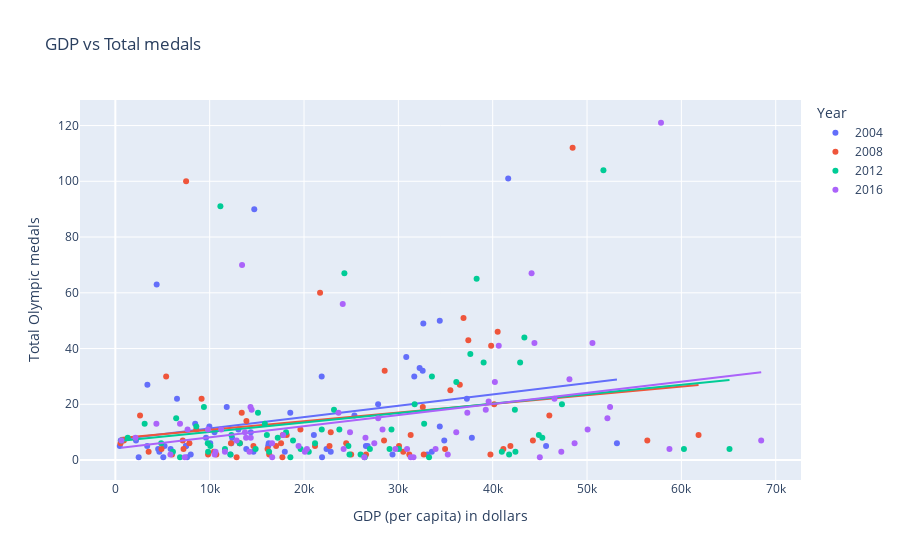
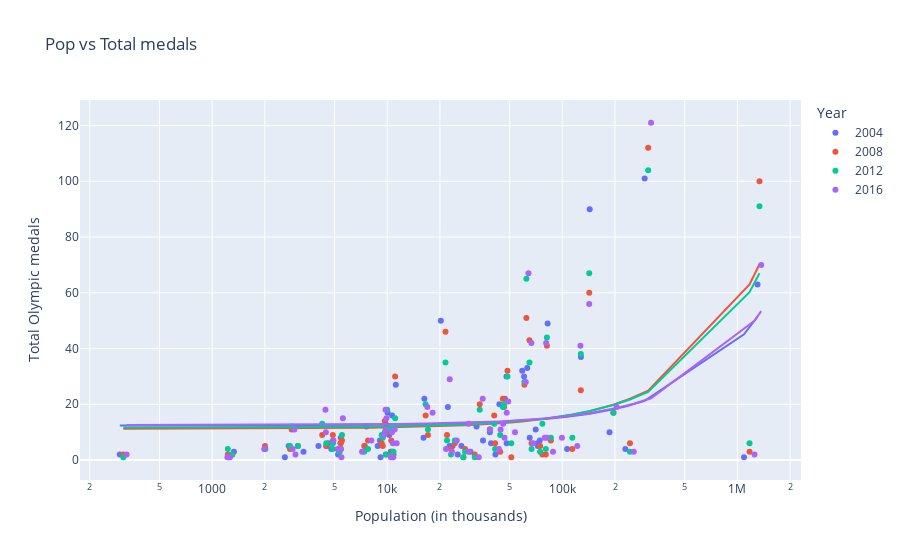

The notebook cell saved with these charts, in order:
### Code cell
medals_plot(od, "GDP", "Total")
medals_plot(od, "Pop", "Total")

### Figure 1 — Plotly figure (JSON) as saved in the notebook; plotly's stock layout.template omitted (floating-point values rounded to 4 significant figures)
{"data": [{"customdata": [["Argentina", "2004"], ["Australia", "2004"], ["Azerbaijan", "2004"], ["Bahamas", "2004"], ["Belarus", "2004"], ["Belgium", "2004"], ["Brazil", "2004"], ["Bulgaria", "2004"], ["Canada", "2004"], ["China", "2004"], ["Chinese Taipei", "2004"], ["Colombia", "2004"], ["Croatia", "2004"], ["Cuba", "2004"], ["Czech Republic", "2004"], ["Denmark", "2004"], ["Dominican Republic", "2004"], ["Egypt", "2004"], ["Estonia", "2004"], ["Ethiopia", "2004"], ["Finland", "2004"], ["France", "2004"], ["Georgia", "2004"], ["Germany", "2004"], ["Great Britain", "2004"], ["Greece", "2004"], ["Hungary", "2004"], ["India", "2004"], ["Indonesia", "2004"], ["Iran", "2004"], ["Italy", "2004"], ["Jamaica", "2004"], ["Japan", "2004"], ["Kazakhstan", "2004"], ["Kenya", "2004"], ["Lithuania", "2004"], ["Mexico", "2004"], ["Mongolia", "2004"], ["Morocco", "2004"], ["Netherlands", "2004"], ["New Zealand", "2004"], ["North Korea", "2004"], ["Norway", "2004"], ["Poland", "2004"], ["Portugal", "2004"], ["Romania", "2004"], ["Russia", "2004"], ["Slovakia", "2004"], ["Slovenia", "2004"], ["South Africa", "2004"], ["South Korea", "2004"], ["Spain", "2004"], ["Sweden", "2004"], ["Switzerland", "2004"], ["Thailand", "2004"], ["Trinidad and Tobago", "2004"], ["Turkey", "2004"], ["Ukraine", "2004"], ["United States", "2004"], ["Uzbekistan", "2004"], ["Venezuela", "2004"]], "hovertemplate": "Year=%{customdata[1]}<br>GDP (per capita) in dollars=%{x}<br>Total Olympic medals=%{y}<br>Country=%{customdata[0]}<extra></extra>", "legendgroup": "2004", "marker": {"color": "#636efa", "symbol": "circle"}, "mode": "markers", "name": "2004", "orientation": "v", "showlegend": true, "type": "scatter", "x": [12303, 34390, 5220, 29379, 8463, 33545, 10514, 9965, 34390, 4381, 26562, 7990, 16203, 3399, 21045, 37792, 7608, 7484, 17965, 571, 33076, 32255, 4539, 32645, 31688, 25345, 18544, 2474, 5859, 13190, 32577, 7488, 30836, 12381, 2191, 14644, 13878, 5083, 4663, 37263, 26745, 473, 53167, 14358, 22832, 11808, 14728, 16258, 22385, 10058, 21872, 27856, 34868, 45660, 9611, 21910, 13045, 6536, 41642, 3374, 12194], "xaxis": "x", "y": [6, 50, 5, 2, 13, 3, 10, 12, 12, 63, 5, 2, 5, 27, 9, 8, 1, 5, 3, 7, 2, 33, 4, 49, 30, 16, 17, 1, 4, 6, 32, 5, 37, 8, 7, 3, 4, 1, 3, 22, 5, 5, 6, 10, 3, 19, 90, 6, 4, 6, 30, 20, 7, 5, 8, 1, 11, 22, 101, 5, 2], "yaxis": "y"}, {"hovertemplate": "<b>OLS trendline</b><br>Total = 0.00040767 * GDP + 7.22842<br>R<sup>2</sup>=0.067950<br><br>Year=2004<br>GDP (per capita) in dollars=%{x}<br>Total Olympic medals=%{y} <b>(trend)</b><extra></extra>", "legendgroup": "2004", "marker": {"color": "#636efa", "symbol": "circle"}, "mode": "lines", "name": "2004", "showlegend": false, "type": "scatter", "x": [473, 571, 2191, 2474, 3374, 3399, 4381, 4539, 4663, 5083, 5220, 5859, 6536, 7484, 7488, 7608, 7990, 8463, 9611, 9965, 10058, 10514, 11808, 12194, 12303, 12381, 13045, 13190, 13878, 14358, 14644, 14728, 16203, 16258, 17965, 18544, 21045, 21872, 21910, 22385, 22832, 25345, 26562, 26745, 27856, 29379, 30836, 31688, 32255, 32577, 32645, 33076, 33545, 34390, 34390, 34868, 37263, 37792, 41642, 45660, 53167], "xaxis": "x", "y": [7.421, 7.461, 8.122, 8.237, 8.604, 8.614, 9.014, 9.079, 9.129, 9.301, 9.356, 9.617, 9.893, 10.28, 10.28, 10.33, 10.49, 10.68, 11.15, 11.29, 11.33, 11.51, 12.04, 12.2, 12.24, 12.28, 12.55, 12.61, 12.89, 13.08, 13.2, 13.23, 13.83, 13.86, 14.55, 14.79, 15.81, 16.14, 16.16, 16.35, 16.54, 17.56, 18.06, 18.13, 18.58, 19.21, 19.8, 20.15, 20.38, 20.51, 20.54, 20.71, 20.9, 21.25, 21.25, 21.44, 22.42, 22.64, 24.2, 25.84, 28.9], "yaxis": "y"}, {"customdata": [["Argentina", "2008"], ["Australia", "2008"], ["Azerbaijan", "2008"], ["Bahamas", "2008"], ["Belarus", "2008"], ["Belgium", "2008"], ["Brazil", "2008"], ["Bulgaria", "2008"], ["Canada", "2008"], ["China", "2008"], ["Chinese Taipei", "2008"], ["Colombia", "2008"], ["Croatia", "2008"], ["Cuba", "2008"], ["Czech Republic", "2008"], ["Denmark", "2008"], ["Dominican Republic", "2008"], ["Egypt", "2008"], ["Estonia", "2008"], ["Ethiopia", "2008"], ["Finland", "2008"], ["France", "2008"], ["Georgia", "2008"], ["Germany", "2008"], ["Great Britain", "2008"], ["Greece", "2008"], ["Hungary", "2008"], ["India", "2008"], ["Indonesia", "2008"], ["Iran", "2008"], ["Italy", "2008"], ["Jamaica", "2008"], ["Japan", "2008"], ["Kazakhstan", "2008"], ["Kenya", "2008"], ["Lithuania", "2008"], ["Mexico", "2008"], ["Mongolia", "2008"], ["Morocco", "2008"], ["Netherlands", "2008"], ["New Zealand", "2008"], ["North Korea", "2008"], ["Norway", "2008"], ["Poland", "2008"], ["Portugal", "2008"], ["Romania", "2008"], ["Russia", "2008"], ["Slovakia", "2008"], ["Slovenia", "2008"], ["South Africa", "2008"], ["South Korea", "2008"], ["Spain", "2008"], ["Sweden", "2008"], ["Switzerland", "2008"], ["Thailand", "2008"], ["Trinidad and Tobago", "2008"], ["Turkey", "2008"], ["Ukraine", "2008"], ["United States", "2008"], ["Uzbekistan", "2008"], ["Venezuela", "2008"]], "hovertemplate": "Year=%{customdata[1]}<br>GDP (per capita) in dollars=%{x}<br>Total Olympic medals=%{y}<br>Country=%{customdata[0]}<extra></extra>", "legendgroup": "2008", "marker": {"color": "#EF553B", "symbol": "circle"}, "mode": "markers", "name": "2008", "orientation": "v", "showlegend": true, "type": "scatter", "x": [17567, 40527, 13189, 32690, 13894, 39760, 13397, 14638, 40159, 7501, 34952, 10454, 21165, 5386, 28482, 44261, 10704, 9831, 24997, 904, 41130, 37416, 7147, 39835, 36905, 30519, 22834, 3529, 7850, 16309, 36514, 8581, 35512, 17754, 2618, 22704, 16134, 7227, 6008, 46004, 31304, 551, 61820, 19620, 26573, 18164, 21700, 24471, 30070, 12854, 28550, 32590, 41877, 56389, 12256, 31159, 17042, 9143, 48471, 4894, 17706], "xaxis": "x", "y": [6, 46, 6, 2, 14, 2, 17, 5, 20, 100, 4, 3, 5, 30, 7, 7, 2, 2, 2, 7, 4, 43, 7, 41, 51, 3, 10, 3, 6, 2, 27, 11, 25, 9, 16, 5, 4, 4, 2, 16, 9, 6, 9, 11, 2, 9, 60, 6, 5, 1, 32, 19, 5, 7, 6, 2, 5, 22, 112, 4, 1], "yaxis": "y"}, {"hovertemplate": "<b>OLS trendline</b><br>Total = 0.000310719 * GDP + 7.69809<br>R<sup>2</sup>=0.044713<br><br>Year=2008<br>GDP (per capita) in dollars=%{x}<br>Total Olympic medals=%{y} <b>(trend)</b><extra></extra>", "legendgroup": "2008", "marker": {"color": "#EF553B", "symbol": "circle"}, "mode": "lines", "name": "2008", "showlegend": false, "type": "scatter", "x": [551, 904, 2618, 3529, 4894, 5386, 6008, 7147, 7227, 7501, 7850, 8581, 9143, 9831, 10454, 10704, 12256, 12854, 13189, 13397, 13894, 14638, 16134, 16309, 17042, 17567, 17706, 17754, 18164, 19620, 21165, 21700, 22704, 22834, 24471, 24997, 26573, 28482, 28550, 30070, 30519, 31159, 31304, 32590, 32690, 34952, 35512, 36514, 36905, 37416, 39760, 39835, 40159, 40527, 41130, 41877, 44261, 46004, 48471, 56389, 61820], "xaxis": "x", "y": [7.869, 7.979, 8.512, 8.795, 9.219, 9.372, 9.565, 9.919, 9.944, 10.03, 10.14, 10.36, 10.54, 10.75, 10.95, 11.02, 11.51, 11.69, 11.8, 11.86, 12.02, 12.25, 12.71, 12.77, 12.99, 13.16, 13.2, 13.21, 13.34, 13.79, 14.27, 14.44, 14.75, 14.79, 15.3, 15.47, 15.95, 16.55, 16.57, 17.04, 17.18, 17.38, 17.42, 17.82, 17.86, 18.56, 18.73, 19.04, 19.17, 19.32, 20.05, 20.08, 20.18, 20.29, 20.48, 20.71, 21.45, 21.99, 22.76, 25.22, 26.91], "yaxis": "y"}, {"customdata": [["Argentina", "2012"], ["Australia", "2012"], ["Azerbaijan", "2012"], ["Bahamas", "2012"], ["Belarus", "2012"], ["Belgium", "2012"], ["Brazil", "2012"], ["Bulgaria", "2012"], ["Canada", "2012"], ["China", "2012"], ["Chinese Taipei", "2012"], ["Colombia", "2012"], ["Croatia", "2012"], ["Cuba", "2012"], ["Czech Republic", "2012"], ["Denmark", "2012"], ["Dominican Republic", "2012"], ["Egypt", "2012"], ["Estonia", "2012"], ["Ethiopia", "2012"], ["Finland", "2012"], ["France", "2012"], ["Georgia", "2012"], ["Germany", "2012"], ["Great Britain", "2012"], ["Greece", "2012"], ["Hungary", "2012"], ["India", "2012"], ["Indonesia", "2012"], ["Iran", "2012"], ["Italy", "2012"], ["Jamaica", "2012"], ["Japan", "2012"], ["Kazakhstan", "2012"], ["Kenya", "2012"], ["Lithuania", "2012"], ["Mexico", "2012"], ["Mongolia", "2012"], ["Morocco", "2012"], ["Netherlands", "2012"], ["New Zealand", "2012"], ["North Korea", "2012"], ["Norway", "2012"], ["Poland", "2012"], ["Portugal", "2012"], ["Romania", "2012"], ["Russia", "2012"], ["Slovakia", "2012"], ["Slovenia", "2012"], ["South Africa", "2012"], ["South Korea", "2012"], ["Spain", "2012"], ["Sweden", "2012"], ["Switzerland", "2012"], ["Thailand", "2012"], ["Trinidad and Tobago", "2012"], ["Turkey", "2012"], ["Ukraine", "2012"], ["United States", "2012"], ["Uzbekistan", "2012"], ["Venezuela", "2012"]], "hovertemplate": "Year=%{customdata[1]}<br>GDP (per capita) in dollars=%{x}<br>Total Olympic medals=%{y}<br>Country=%{customdata[0]}<extra></extra>", "legendgroup": "2012", "marker": {"color": "#00cc96", "symbol": "circle"}, "mode": "markers", "name": "2012", "orientation": "v", "showlegend": true, "type": "scatter", "x": [19641, 42906, 16063, 33252, 18097, 42409, 15120, 16295, 42351, 11137, 41741, 12306, 21167, 6448, 29270, 44893, 12208, 11620, 25996, 1315, 40969, 39037, 9799, 43359, 38297, 24819, 23179, 4861, 9834, 15846, 36143, 8586, 37629, 21878, 3107, 24704, 17213, 10074, 6857, 47342, 32734, 643, 65101, 23745, 26438, 18834, 24279, 26983, 29066, 13191, 33557, 31725, 45259, 60273, 14871, 30063, 20504, 9389, 51737, 6107, 18553], "xaxis": "x", "y": [4, 35, 9, 1, 10, 3, 17, 3, 18, 91, 2, 9, 6, 15, 11, 9, 2, 4, 2, 8, 3, 35, 6, 44, 65, 2, 18, 6, 3, 13, 28, 12, 38, 11, 13, 5, 8, 5, 1, 20, 13, 7, 4, 11, 1, 7, 67, 4, 4, 6, 30, 20, 8, 4, 4, 4, 3, 19, 104, 3, 1], "yaxis": "y"}, {"hovertemplate": "<b>OLS trendline</b><br>Total = 0.000338649 * GDP + 6.67808<br>R<sup>2</sup>=0.059662<br><br>Year=2012<br>GDP (per capita) in dollars=%{x}<br>Total Olympic medals=%{y} <b>(trend)</b><extra></extra>", "legendgroup": "2012", "marker": {"color": "#00cc96", "symbol": "circle"}, "mode": "lines", "name": "2012", "showlegend": false, "type": "scatter", "x": [643, 1315, 3107, 4861, 6107, 6448, 6857, 8586, 9389, 9799, 9834, 10074, 11137, 11620, 12208, 12306, 13191, 14871, 15120, 15846, 16063, 16295, 17213, 18097, 18553, 18834, 19641, 20504, 21167, 21878, 23179, 23745, 24279, 24704, 24819, 25996, 26438, 26983, 29066, 29270, 30063, 31725, 32734, 33252, 33557, 36143, 37629, 38297, 39037, 40969, 41741, 42351, 42409, 42906, 43359, 44893, 45259, 47342, 51737, 60273, 65101], "xaxis": "x", "y": [6.896, 7.123, 7.73, 8.324, 8.746, 8.862, 9.0, 9.586, 9.858, 9.996, 10.01, 10.09, 10.45, 10.61, 10.81, 10.85, 11.15, 11.71, 11.8, 12.04, 12.12, 12.2, 12.51, 12.81, 12.96, 13.06, 13.33, 13.62, 13.85, 14.09, 14.53, 14.72, 14.9, 15.04, 15.08, 15.48, 15.63, 15.82, 16.52, 16.59, 16.86, 17.42, 17.76, 17.94, 18.04, 18.92, 19.42, 19.65, 19.9, 20.55, 20.81, 21.02, 21.04, 21.21, 21.36, 21.88, 22.0, 22.71, 24.2, 27.09, 28.72], "yaxis": "y"}, {"customdata": [["Argentina", "2016"], ["Australia", "2016"], ["Azerbaijan", "2016"], ["Bahamas", "2016"], ["Belarus", "2016"], ["Belgium", "2016"], ["Brazil", "2016"], ["Bulgaria", "2016"], ["Canada", "2016"], ["China", "2016"], ["Chinese Taipei", "2016"], ["Colombia", "2016"], ["Croatia", "2016"], ["Cuba", "2016"], ["Czech Republic", "2016"], ["Denmark", "2016"], ["Dominican Republic", "2016"], ["Egypt", "2016"], ["Estonia", "2016"], ["Ethiopia", "2016"], ["Finland", "2016"], ["France", "2016"], ["Georgia", "2016"], ["Germany", "2016"], ["Great Britain", "2016"], ["Greece", "2016"], ["Hungary", "2016"], ["India", "2016"], ["Indonesia", "2016"], ["Iran", "2016"], ["Italy", "2016"], ["Jamaica", "2016"], ["Japan", "2016"], ["Kazakhstan", "2016"], ["Kenya", "2016"], ["Lithuania", "2016"], ["Mexico", "2016"], ["Mongolia", "2016"], ["Morocco", "2016"], ["Netherlands", "2016"], ["New Zealand", "2016"], ["North Korea", "2016"], ["Norway", "2016"], ["Poland", "2016"], ["Portugal", "2016"], ["Romania", "2016"], ["Russia", "2016"], ["Slovakia", "2016"], ["Slovenia", "2016"], ["South Africa", "2016"], ["South Korea", "2016"], ["Spain", "2016"], ["Sweden", "2016"], ["Switzerland", "2016"], ["Thailand", "2016"], ["Trinidad and Tobago", "2016"], ["Turkey", "2016"], ["Ukraine", "2016"], ["United States", "2016"], ["Uzbekistan", "2016"], ["Venezuela", "2016"]], "hovertemplate": "Year=%{customdata[1]}<br>GDP (per capita) in dollars=%{x}<br>Total Olympic medals=%{y}<br>Country=%{customdata[0]}<extra></extra>", "legendgroup": "2016", "marker": {"color": "#ab63fa", "symbol": "circle"}, "mode": "markers", "name": "2016", "orientation": "v", "showlegend": true, "type": "scatter", "x": [20308, 48135, 14448, 35239, 17787, 48680, 14326, 20091, 46554, 13432, 47272, 14352, 24876, 7657, 36137, 52160, 16626, 11616, 31310, 2134, 44995, 44422, 12855, 50575, 44121, 27449, 27863, 5840, 10619, 13855, 40231, 9818, 40641, 23654, 4353, 30922, 19422, 10524, 7356, 52441, 39266, 642, 58736, 28321, 31604, 24197, 24104, 29681, 33947, 13738, 39567, 37310, 50062, 68461, 16616, 26390, 26514, 11216, 57840, 6856, 14213], "xaxis": "x", "y": [4, 29, 18, 2, 9, 6, 19, 3, 22, 70, 3, 8, 10, 11, 10, 15, 1, 3, 1, 8, 1, 42, 7, 42, 67, 6, 15, 2, 3, 8, 28, 11, 41, 17, 13, 4, 5, 2, 1, 19, 18, 7, 4, 11, 1, 4, 56, 4, 4, 10, 21, 17, 11, 7, 6, 1, 8, 11, 121, 13, 3], "yaxis": "y"}, {"hovertemplate": "<b>OLS trendline</b><br>Total = 0.00039935 * GDP + 4.12041<br>R<sup>2</sup>=0.102632<br><br>Year=2016<br>GDP (per capita) in dollars=%{x}<br>Total Olympic medals=%{y} <b>(trend)</b><extra></extra>", "legendgroup": "2016", "marker": {"color": "#ab63fa", "symbol": "circle"}, "mode": "lines", "name": "2016", "showlegend": false, "type": "scatter", "x": [642, 2134, 4353, 5840, 6856, 7356, 7657, 9818, 10524, 10619, 11216, 11616, 12855, 13432, 13738, 13855, 14213, 14326, 14352, 14448, 16616, 16626, 17787, 19422, 20091, 20308, 23654, 24104, 24197, 24876, 26390, 26514, 27449, 27863, 28321, 29681, 30922, 31310, 31604, 33947, 35239, 36137, 37310, 39266, 39567, 40231, 40641, 44121, 44422, 44995, 46554, 47272, 48135, 48680, 50062, 50575, 52160, 52441, 57840, 58736, 68461], "xaxis": "x", "y": [4.377, 4.973, 5.859, 6.453, 6.858, 7.058, 7.178, 8.041, 8.323, 8.361, 8.6, 8.759, 9.254, 9.484, 9.607, 9.653, 9.796, 9.841, 9.852, 9.89, 10.76, 10.76, 11.22, 11.88, 12.14, 12.23, 13.57, 13.75, 13.78, 14.05, 14.66, 14.71, 15.08, 15.25, 15.43, 15.97, 16.47, 16.62, 16.74, 17.68, 18.19, 18.55, 19.02, 19.8, 19.92, 20.19, 20.35, 21.74, 21.86, 22.09, 22.71, 23.0, 23.34, 23.56, 24.11, 24.32, 24.95, 25.06, 27.22, 27.58, 31.46], "yaxis": "y"}], "layout": {"legend": {"title": {"text": "Year"}, "tracegroupgap": 0}, "title": {"text": "GDP vs Total medals"}, "xaxis": {"anchor": "y", "domain": [0, 1], "title": {"text": "GDP (per capita) in dollars"}}, "yaxis": {"anchor": "x", "domain": [0, 1], "title": {"text": "Total Olympic medals"}}}}

### Figure 2 — Plotly figure (JSON) as saved in the notebook; plotly's stock layout.template omitted (floating-point values rounded to 4 significant figures)
{"data": [{"customdata": [["Argentina", "2004"], ["Australia", "2004"], ["Azerbaijan", "2004"], ["Bahamas", "2004"], ["Belarus", "2004"], ["Belgium", "2004"], ["Brazil", "2004"], ["Bulgaria", "2004"], ["Canada", "2004"], ["China", "2004"], ["Chinese Taipei", "2004"], ["Colombia", "2004"], ["Croatia", "2004"], ["Cuba", "2004"], ["Czech Republic", "2004"], ["Denmark", "2004"], ["Dominican Republic", "2004"], ["Egypt", "2004"], ["Estonia", "2004"], ["Ethiopia", "2004"], ["Finland", "2004"], ["France", "2004"], ["Georgia", "2004"], ["Germany", "2004"], ["Great Britain", "2004"], ["Greece", "2004"], ["Hungary", "2004"], ["India", "2004"], ["Indonesia", "2004"], ["Iran", "2004"], ["Italy", "2004"], ["Jamaica", "2004"], ["Japan", "2004"], ["Kazakhstan", "2004"], ["Kenya", "2004"], ["Lithuania", "2004"], ["Mexico", "2004"], ["Mongolia", "2004"], ["Morocco", "2004"], ["Netherlands", "2004"], ["New Zealand", "2004"], ["North Korea", "2004"], ["Norway", "2004"], ["Poland", "2004"], ["Portugal", "2004"], ["Romania", "2004"], ["Russia", "2004"], ["Slovakia", "2004"], ["Slovenia", "2004"], ["South Africa", "2004"], ["South Korea", "2004"], ["Spain", "2004"], ["Sweden", "2004"], ["Switzerland", "2004"], ["Thailand", "2004"], ["Trinidad and Tobago", "2004"], ["Turkey", "2004"], ["Ukraine", "2004"], ["United States", "2004"], ["Uzbekistan", "2004"], ["Venezuela", "2004"]], "hovertemplate": "Year=%{customdata[1]}<br>Population (in thousands)=%{x}<br>Total Olympic medals=%{y}<br>Country=%{customdata[0]}<extra></extra>", "legendgroup": "2004", "marker": {"color": "#636efa", "symbol": "circle"}, "mode": "markers", "name": "2004", "orientation": "v", "showlegend": true, "type": "scatter", "x": [39182, 20233, 8826, 297, 9807, 10470, 186021, 7612, 32387, 1302285, 22728, 41488, 4496, 11199, 10267, 5433, 9165, 72544, 1332, 74355, 5239, 63060, 4791, 82440, 60488, 10669, 10058, 1090974, 229245, 72283, 59038, 2737, 127716, 16123, 35247, 3327, 106577, 2603, 29901, 16300, 4049, 23621, 4625, 38557, 10567, 22198, 143320, 5408, 2012, 48105, 48006, 43705, 9083, 7449, 65113, 1237, 70465, 47003, 295517, 26540, 25270], "xaxis": "x", "y": [6, 50, 5, 2, 13, 3, 10, 12, 12, 63, 5, 2, 5, 27, 9, 8, 1, 5, 3, 7, 2, 33, 4, 49, 30, 16, 17, 1, 4, 6, 32, 5, 37, 8, 7, 3, 4, 1, 3, 22, 5, 5, 6, 10, 3, 19, 90, 6, 4, 6, 30, 20, 7, 5, 8, 1, 11, 22, 101, 5, 2], "yaxis": "y"}, {"hovertemplate": "<b>OLS trendline</b><br>Total = 3.00302e-05 * Pop + 12.3382<br>R<sup>2</sup>=0.104963<br><br>Year=2004<br>Population (in thousands)=%{x}<br>Total Olympic medals=%{y} <b>(trend)</b><extra></extra>", "legendgroup": "2004", "marker": {"color": "#636efa", "symbol": "circle"}, "mode": "lines", "name": "2004", "showlegend": false, "type": "scatter", "x": [297, 1237, 1332, 2012, 2603, 2737, 3327, 4049, 4496, 4625, 4791, 5239, 5408, 5433, 7449, 7612, 8826, 9083, 9165, 9807, 10058, 10267, 10470, 10567, 10669, 11199, 16123, 16300, 20233, 22198, 22728, 23621, 25270, 26540, 29901, 32387, 35247, 38557, 39182, 41488, 43705, 47003, 48006, 48105, 59038, 60488, 63060, 65113, 70465, 72283, 72544, 74355, 82440, 106577, 127716, 143320, 186021, 229245, 295517, 1090974, 1302285], "xaxis": "x", "y": [12.35, 12.38, 12.38, 12.4, 12.42, 12.42, 12.44, 12.46, 12.47, 12.48, 12.48, 12.5, 12.5, 12.5, 12.56, 12.57, 12.6, 12.61, 12.61, 12.63, 12.64, 12.65, 12.65, 12.66, 12.66, 12.67, 12.82, 12.83, 12.95, 13.0, 13.02, 13.05, 13.1, 13.14, 13.24, 13.31, 13.4, 13.5, 13.51, 13.58, 13.65, 13.75, 13.78, 13.78, 14.11, 14.15, 14.23, 14.29, 14.45, 14.51, 14.52, 14.57, 14.81, 15.54, 16.17, 16.64, 17.92, 19.22, 21.21, 45.1, 51.45], "yaxis": "y"}, {"customdata": [["Argentina", "2008"], ["Australia", "2008"], ["Azerbaijan", "2008"], ["Bahamas", "2008"], ["Belarus", "2008"], ["Belgium", "2008"], ["Brazil", "2008"], ["Bulgaria", "2008"], ["Canada", "2008"], ["China", "2008"], ["Chinese Taipei", "2008"], ["Colombia", "2008"], ["Croatia", "2008"], ["Cuba", "2008"], ["Czech Republic", "2008"], ["Denmark", "2008"], ["Dominican Republic", "2008"], ["Egypt", "2008"], ["Estonia", "2008"], ["Ethiopia", "2008"], ["Finland", "2008"], ["France", "2008"], ["Georgia", "2008"], ["Germany", "2008"], ["Great Britain", "2008"], ["Greece", "2008"], ["Hungary", "2008"], ["India", "2008"], ["Indonesia", "2008"], ["Iran", "2008"], ["Italy", "2008"], ["Jamaica", "2008"], ["Japan", "2008"], ["Kazakhstan", "2008"], ["Kenya", "2008"], ["Lithuania", "2008"], ["Mexico", "2008"], ["Mongolia", "2008"], ["Morocco", "2008"], ["Netherlands", "2008"], ["New Zealand", "2008"], ["North Korea", "2008"], ["Norway", "2008"], ["Poland", "2008"], ["Portugal", "2008"], ["Romania", "2008"], ["Russia", "2008"], ["Slovakia", "2008"], ["Slovenia", "2008"], ["South Africa", "2008"], ["South Korea", "2008"], ["Spain", "2008"], ["Sweden", "2008"], ["Switzerland", "2008"], ["Thailand", "2008"], ["Trinidad and Tobago", "2008"], ["Turkey", "2008"], ["Ukraine", "2008"], ["United States", "2008"], ["Uzbekistan", "2008"], ["Venezuela", "2008"]], "hovertemplate": "Year=%{customdata[1]}<br>Population (in thousands)=%{x}<br>Total Olympic medals=%{y}<br>Country=%{customdata[0]}<extra></extra>", "legendgroup": "2008", "marker": {"color": "#EF553B", "symbol": "circle"}, "mode": "markers", "name": "2008", "orientation": "v", "showlegend": true, "type": "scatter", "x": [41344, 21516, 9302, 311, 9681, 10866, 195835, 7392, 33760, 1336681, 23127, 44206, 4487, 11099, 10551, 5516, 9824, 80472, 1303, 86043, 5355, 64941, 4903, 81645, 62349, 10750, 9993, 1173109, 243423, 76924, 60749, 2848, 127580, 17085, 40844, 3089, 114062, 2784, 31628, 16574, 4253, 24326, 4892, 38617, 10736, 21960, 142527, 5427, 2004, 51123, 48637, 46506, 9433, 7770, 66721, 1229, 74687, 45769, 309348, 27866, 27224], "xaxis": "x", "y": [6, 46, 6, 2, 14, 2, 17, 5, 20, 100, 4, 3, 5, 30, 7, 7, 2, 2, 2, 7, 4, 43, 7, 41, 51, 3, 10, 3, 6, 2, 27, 11, 25, 9, 16, 5, 4, 4, 2, 16, 9, 6, 9, 11, 2, 9, 60, 6, 5, 1, 32, 19, 5, 7, 6, 2, 5, 22, 112, 4, 1], "yaxis": "y"}, {"hovertemplate": "<b>OLS trendline</b><br>Total = 4.41282e-05 * Pop + 11.2375<br>R<sup>2</sup>=0.214248<br><br>Year=2008<br>Population (in thousands)=%{x}<br>Total Olympic medals=%{y} <b>(trend)</b><extra></extra>", "legendgroup": "2008", "marker": {"color": "#EF553B", "symbol": "circle"}, "mode": "lines", "name": "2008", "showlegend": false, "type": "scatter", "x": [311, 1229, 1303, 2004, 2784, 2848, 3089, 4253, 4487, 4892, 4903, 5355, 5427, 5516, 7392, 7770, 9302, 9433, 9681, 9824, 9993, 10551, 10736, 10750, 10866, 11099, 16574, 17085, 21516, 21960, 23127, 24326, 27224, 27866, 31628, 33760, 38617, 40844, 41344, 44206, 45769, 46506, 48637, 51123, 60749, 62349, 64941, 66721, 74687, 76924, 80472, 81645, 86043, 114062, 127580, 142527, 195835, 243423, 309348, 1173109, 1336681], "xaxis": "x", "y": [11.25, 11.29, 11.3, 11.33, 11.36, 11.36, 11.37, 11.43, 11.44, 11.45, 11.45, 11.47, 11.48, 11.48, 11.56, 11.58, 11.65, 11.65, 11.66, 11.67, 11.68, 11.7, 11.71, 11.71, 11.72, 11.73, 11.97, 11.99, 12.19, 12.21, 12.26, 12.31, 12.44, 12.47, 12.63, 12.73, 12.94, 13.04, 13.06, 13.19, 13.26, 13.29, 13.38, 13.49, 13.92, 13.99, 14.1, 14.18, 14.53, 14.63, 14.79, 14.84, 15.03, 16.27, 16.87, 17.53, 19.88, 21.98, 24.89, 63.0, 70.22], "yaxis": "y"}, {"customdata": [["Argentina", "2012"], ["Australia", "2012"], ["Azerbaijan", "2012"], ["Bahamas", "2012"], ["Belarus", "2012"], ["Belgium", "2012"], ["Brazil", "2012"], ["Bulgaria", "2012"], ["Canada", "2012"], ["China", "2012"], ["Chinese Taipei", "2012"], ["Colombia", "2012"], ["Croatia", "2012"], ["Cuba", "2012"], ["Czech Republic", "2012"], ["Denmark", "2012"], ["Dominican Republic", "2012"], ["Egypt", "2012"], ["Estonia", "2012"], ["Ethiopia", "2012"], ["Finland", "2012"], ["France", "2012"], ["Georgia", "2012"], ["Germany", "2012"], ["Great Britain", "2012"], ["Greece", "2012"], ["Hungary", "2012"], ["India", "2012"], ["Indonesia", "2012"], ["Iran", "2012"], ["Italy", "2012"], ["Jamaica", "2012"], ["Japan", "2012"], ["Kazakhstan", "2012"], ["Kenya", "2012"], ["Lithuania", "2012"], ["Mexico", "2012"], ["Mongolia", "2012"], ["Morocco", "2012"], ["Netherlands", "2012"], ["New Zealand", "2012"], ["North Korea", "2012"], ["Norway", "2012"], ["Poland", "2012"], ["Portugal", "2012"], ["Romania", "2012"], ["Russia", "2012"], ["Slovakia", "2012"], ["Slovenia", "2012"], ["South Africa", "2012"], ["South Korea", "2012"], ["Spain", "2012"], ["Sweden", "2012"], ["Switzerland", "2012"], ["Thailand", "2012"], ["Trinidad and Tobago", "2012"], ["Turkey", "2012"], ["Ukraine", "2012"], ["United States", "2012"], ["Uzbekistan", "2012"], ["Venezuela", "2012"]], "hovertemplate": "Year=%{customdata[1]}<br>Population (in thousands)=%{x}<br>Total Olympic medals=%{y}<br>Country=%{customdata[0]}<extra></extra>", "legendgroup": "2012", "marker": {"color": "#00cc96", "symbol": "circle"}, "mode": "markers", "name": "2012", "orientation": "v", "showlegend": true, "type": "scatter", "x": [41344, 21516, 9302, 311, 9681, 10866, 195835, 7392, 33760, 1336681, 23127, 44206, 4487, 11099, 10551, 5516, 9824, 80472, 1303, 86043, 5355, 64941, 4903, 81645, 62349, 10750, 9993, 1173109, 243423, 76924, 60749, 2848, 127580, 17085, 40844, 3089, 114062, 2784, 31628, 16574, 4253, 24326, 4892, 38617, 10736, 21960, 142527, 5427, 2004, 51123, 48637, 46506, 9433, 7770, 66721, 1229, 74687, 45769, 309348, 27866, 27224], "xaxis": "x", "y": [4, 35, 9, 1, 10, 3, 17, 3, 18, 91, 2, 9, 6, 15, 11, 9, 2, 4, 2, 8, 3, 35, 6, 44, 65, 2, 18, 6, 3, 13, 28, 12, 38, 11, 13, 5, 8, 5, 1, 20, 13, 7, 4, 11, 1, 7, 67, 4, 4, 6, 30, 20, 8, 4, 4, 4, 3, 19, 104, 3, 1], "yaxis": "y"}, {"hovertemplate": "<b>OLS trendline</b><br>Total = 4.14302e-05 * Pop + 11.6255<br>R<sup>2</sup>=0.203038<br><br>Year=2012<br>Population (in thousands)=%{x}<br>Total Olympic medals=%{y} <b>(trend)</b><extra></extra>", "legendgroup": "2012", "marker": {"color": "#00cc96", "symbol": "circle"}, "mode": "lines", "name": "2012", "showlegend": false, "type": "scatter", "x": [311, 1229, 1303, 2004, 2784, 2848, 3089, 4253, 4487, 4892, 4903, 5355, 5427, 5516, 7392, 7770, 9302, 9433, 9681, 9824, 9993, 10551, 10736, 10750, 10866, 11099, 16574, 17085, 21516, 21960, 23127, 24326, 27224, 27866, 31628, 33760, 38617, 40844, 41344, 44206, 45769, 46506, 48637, 51123, 60749, 62349, 64941, 66721, 74687, 76924, 80472, 81645, 86043, 114062, 127580, 142527, 195835, 243423, 309348, 1173109, 1336681], "xaxis": "x", "y": [11.64, 11.68, 11.68, 11.71, 11.74, 11.74, 11.75, 11.8, 11.81, 11.83, 11.83, 11.85, 11.85, 11.85, 11.93, 11.95, 12.01, 12.02, 12.03, 12.03, 12.04, 12.06, 12.07, 12.07, 12.08, 12.09, 12.31, 12.33, 12.52, 12.54, 12.58, 12.63, 12.75, 12.78, 12.94, 13.02, 13.23, 13.32, 13.34, 13.46, 13.52, 13.55, 13.64, 13.74, 14.14, 14.21, 14.32, 14.39, 14.72, 14.81, 14.96, 15.01, 15.19, 16.35, 16.91, 17.53, 19.74, 21.71, 24.44, 60.23, 67.0], "yaxis": "y"}, {"customdata": [["Argentina", "2016"], ["Australia", "2016"], ["Azerbaijan", "2016"], ["Bahamas", "2016"], ["Belarus", "2016"], ["Belgium", "2016"], ["Brazil", "2016"], ["Bulgaria", "2016"], ["Canada", "2016"], ["China", "2016"], ["Chinese Taipei", "2016"], ["Colombia", "2016"], ["Croatia", "2016"], ["Cuba", "2016"], ["Czech Republic", "2016"], ["Denmark", "2016"], ["Dominican Republic", "2016"], ["Egypt", "2016"], ["Estonia", "2016"], ["Ethiopia", "2016"], ["Finland", "2016"], ["France", "2016"], ["Georgia", "2016"], ["Germany", "2016"], ["Great Britain", "2016"], ["Greece", "2016"], ["Hungary", "2016"], ["India", "2016"], ["Indonesia", "2016"], ["Iran", "2016"], ["Italy", "2016"], ["Jamaica", "2016"], ["Japan", "2016"], ["Kazakhstan", "2016"], ["Kenya", "2016"], ["Lithuania", "2016"], ["Mexico", "2016"], ["Mongolia", "2016"], ["Morocco", "2016"], ["Netherlands", "2016"], ["New Zealand", "2016"], ["North Korea", "2016"], ["Norway", "2016"], ["Poland", "2016"], ["Portugal", "2016"], ["Romania", "2016"], ["Russia", "2016"], ["Slovakia", "2016"], ["Slovenia", "2016"], ["South Africa", "2016"], ["South Korea", "2016"], ["Spain", "2016"], ["Sweden", "2016"], ["Switzerland", "2016"], ["Thailand", "2016"], ["Trinidad and Tobago", "2016"], ["Turkey", "2016"], ["Ukraine", "2016"], ["United States", "2016"], ["Uzbekistan", "2016"], ["Venezuela", "2016"]], "hovertemplate": "Year=%{customdata[1]}<br>Population (in thousands)=%{x}<br>Total Olympic medals=%{y}<br>Country=%{customdata[0]}<extra></extra>", "legendgroup": "2016", "marker": {"color": "#ab63fa", "symbol": "circle"}, "mode": "markers", "name": "2016", "orientation": "v", "showlegend": true, "type": "scatter", "x": [43432, 22752, 9781, 325, 9590, 11324, 204260, 7187, 35100, 1367486, 23416, 46737, 4465, 11032, 10645, 5582, 10479, 88488, 1266, 99466, 5477, 66554, 4932, 80855, 64089, 10776, 9898, 1251696, 255994, 81825, 61856, 2951, 126920, 18158, 45926, 2885, 121737, 2993, 33323, 16948, 4439, 24984, 5208, 38563, 10826, 21667, 142424, 5446, 1984, 53676, 49116, 48147, 9802, 8122, 67977, 1223, 79415, 44430, 321369, 29200, 29276], "xaxis": "x", "y": [4, 29, 18, 2, 9, 6, 19, 3, 22, 70, 3, 8, 10, 11, 10, 15, 1, 3, 1, 8, 1, 42, 7, 42, 67, 6, 15, 2, 3, 8, 28, 11, 41, 17, 13, 4, 5, 2, 1, 19, 18, 7, 4, 11, 1, 4, 56, 4, 4, 10, 21, 17, 11, 7, 6, 1, 8, 11, 121, 13, 3], "yaxis": "y"}, {"hovertemplate": "<b>OLS trendline</b><br>Total = 2.9886e-05 * Pop + 12.5627<br>R<sup>2</sup>=0.117064<br><br>Year=2016<br>Population (in thousands)=%{x}<br>Total Olympic medals=%{y} <b>(trend)</b><extra></extra>", "legendgroup": "2016", "marker": {"color": "#ab63fa", "symbol": "circle"}, "mode": "lines", "name": "2016", "showlegend": false, "type": "scatter", "x": [325, 1223, 1266, 1984, 2885, 2951, 2993, 4439, 4465, 4932, 5208, 5446, 5477, 5582, 7187, 8122, 9590, 9781, 9802, 9898, 10479, 10645, 10776, 10826, 11032, 11324, 16948, 18158, 21667, 22752, 23416, 24984, 29200, 29276, 33323, 35100, 38563, 43432, 44430, 45926, 46737, 48147, 49116, 53676, 61856, 64089, 66554, 67977, 79415, 80855, 81825, 88488, 99466, 121737, 126920, 142424, 204260, 255994, 321369, 1251696, 1367486], "xaxis": "x", "y": [12.57, 12.6, 12.6, 12.62, 12.65, 12.65, 12.65, 12.7, 12.7, 12.71, 12.72, 12.73, 12.73, 12.73, 12.78, 12.81, 12.85, 12.86, 12.86, 12.86, 12.88, 12.88, 12.88, 12.89, 12.89, 12.9, 13.07, 13.11, 13.21, 13.24, 13.26, 13.31, 13.44, 13.44, 13.56, 13.61, 13.72, 13.86, 13.89, 13.94, 13.96, 14.0, 14.03, 14.17, 14.41, 14.48, 14.55, 14.59, 14.94, 14.98, 15.01, 15.21, 15.54, 16.2, 16.36, 16.82, 18.67, 20.21, 22.17, 49.97, 53.43], "yaxis": "y"}], "layout": {"legend": {"title": {"text": "Year"}, "tracegroupgap": 0}, "title": {"text": "Pop vs Total medals"}, "xaxis": {"anchor": "y", "domain": [0, 1], "title": {"text": "Population (in thousands)"}, "type": "log"}, "yaxis": {"anchor": "x", "domain": [0, 1], "title": {"text": "Total Olympic medals"}}}}
